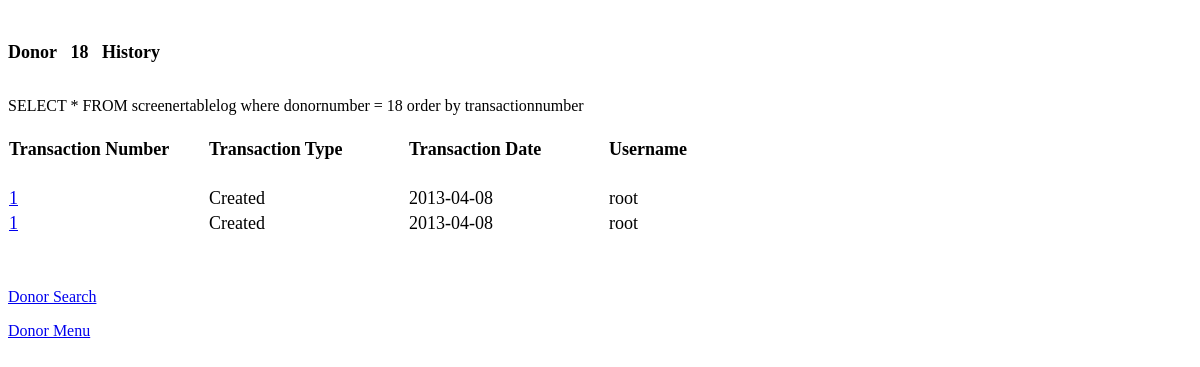
The page /mothersmilk/donor/donorlog.php?dnum=18 on the database as committed earlier.
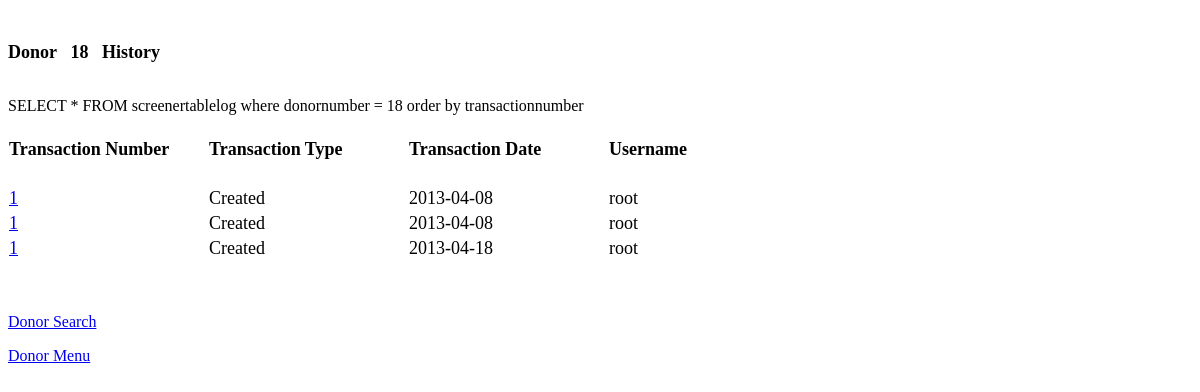
The same page on the database as committed later.
### tables this page shows
CREATE TABLE IF NOT EXISTS `screenertablelog` (
  `lastname` varchar(20) NOT NULL,
  `processnumber` int(11) NOT NULL,
  `dairyfree` varchar(4) NOT NULL,
  `apstatus` varchar(15) NOT NULL COMMENT 'application status',
  `dnrapdate` date NOT NULL COMMENT 'Donor  Application  Date (Call Date)',
  `donornumber` int(10) unsigned NOT NULL COMMENT 'donor number',
  `address` varchar(20) NOT NULL,
  `city` varchar(20) NOT NULL,
  `state` varchar(20) NOT NULL,
  `zip` int(10) unsigned NOT NULL,
  `country` varchar(15) NOT NULL,
  `homephone` int(10) unsigned NOT NULL,
  `cellphone` int(10) unsigned NOT NULL,
  `babysname` varchar(20) NOT NULL COMMENT 'Baby''s Name',
  `email` varchar(30) NOT NULL COMMENT 'email address',
  `firstname` varchar(20) NOT NULL,
  `middlename` varchar(20) NOT NULL,
  `babysdob` date NOT NULL COMMENT 'Baby''s date of birth',
  `babystatus` varchar(15) NOT NULL,
  `referral` varchar(20) NOT NULL COMMENT 'How donor was referred',
  `donateamount` int(11) NOT NULL,
  `donatecommit` varchar(3) NOT NULL,
  `storefrom` varchar(15) NOT NULL,
  `milkcommit` varchar(4) NOT NULL,
  `herbs` varchar(25) NOT NULL,
  `alcohol` varchar(25) NOT NULL,
  `transfusion` varchar(4) NOT NULL,
  `createdby` varchar(20) NOT NULL,
  `lastedit` varchar(20) NOT NULL,
  `lasteditdate` date NOT NULL,
  `donorpacket` varchar(10) NOT NULL,
  `donorcomment` varchar(128) NOT NULL COMMENT 'Comments',
  `transactionnumber` int(11) NOT NULL,
  `transactiontype` varchar(8) NOT NULL,
  `transactiondate` date NOT NULL,
  `username` varchar(20) NOT NULL,
  `organization` varchar(15) NOT NULL,
  `rxbcdate` varchar(45) NOT NULL,
  `smoke` varchar(25) NOT NULL,
  `organizationother` varchar(45) NOT NULL,
  `rxbcchoose` varchar(5) NOT NULL,
  `herbschoose` varchar(5) NOT NULL,
  `alcoholchoose` varchar(5) NOT NULL,
  `ivDrug` varchar(5) NOT NULL,
  `transfusionchoose` varchar(5) NOT NULL,
  `workchoose` varchar(5) NOT NULL,
  `work` varchar(15) NOT NULL,
  `determinechoose` varchar(25) NOT NULL,
  `determine` varchar(15) NOT NULL,
  `heptest` varchar(5) NOT NULL,
  `tattooschoose` varchar(5) NOT NULL,
  `tattoos` varchar(15) NOT NULL,
  `hivtest` varchar(5) NOT NULL,
  `tbtest` varchar(5) NOT NULL,
  `tbtreat` varchar(5) NOT NULL,
  `herpeschoose` varchar(5) NOT NULL,
  `herpes` varchar(15) NOT NULL,
  `hemophilia` varchar(5) NOT NULL,
  `hormones` varchar(5) NOT NULL,
  `ukmoschoose` varchar(5) NOT NULL,
  `ukmos` varchar(15) NOT NULL,
  `eurochoose` varchar(5) NOT NULL,
  `euro` varchar(15) NOT NULL,
  `processflag` varchar(5) NOT NULL,
  `donorpacketbymail` varchar(3) NOT NULL,
  `donorpacketbyemail` varchar(3) NOT NULL,
  `donorpacketbyfax` varchar(3) NOT NULL,
  `datesentpacket` varchar(10) NOT NULL,
  `staffinitdatesentpacket` varchar(5) NOT NULL,
  `datereceivedpacket` varchar(10) NOT NULL,
  `staffinitdatereceivedpacket` varchar(5) NOT NULL,
  `pedifaxneeded` varchar(3) NOT NULL,
  `datesentpedi` varchar(10) NOT NULL,
  `staffinitdatesentpedi` varchar(5) NOT NULL,
  `datereceivedpedi` varchar(10) NOT NULL,
  `staffinitdatereceivedpedi` varchar(5) NOT NULL,
  `obfaxneeded` varchar(3) NOT NULL,
  `datesentob` varchar(10) NOT NULL,
  `staffinitdatesentob` varchar(5) NOT NULL,
  `datereceivedob` varchar(10) NOT NULL,
  `staffinitdatereceivedob` varchar(10) NOT NULL,
  `other` text NOT NULL,
  `datesentother` varchar(10) NOT NULL,
  `staffinitdatesentother` varchar(5) NOT NULL,
  `datereceivedother` varchar(10) NOT NULL,
  `staffinitdatereceivedother` varchar(5) NOT NULL,
  `datepacketreview` varchar(10) NOT NULL,
  `packetreviewstatus` varchar(10) NOT NULL,
  `staffinitpacketreview` varchar(5) NOT NULL,
  `q1` varchar(3) NOT NULL,
  `q2` varchar(3) NOT NULL,
  `q3` varchar(3) NOT NULL,
  `q4` varchar(3) NOT NULL,
  `q5` varchar(3) NOT NULL,
  `q6` varchar(3) NOT NULL,
  `q7` varchar(3) NOT NULL,
  `q8` varchar(3) NOT NULL,
  `q9` varchar(3) NOT NULL,
  `q10` varchar(3) NOT NULL,
  `q11` varchar(10) NOT NULL,
  `q12` varchar(3) NOT NULL,
  `q13` varchar(3) NOT NULL,
  `q14` varchar(10) NOT NULL,
  `q15` varchar(3) NOT NULL,
  `q16` varchar(3) NOT NULL,
  `q17` varchar(3) NOT NULL,
  `q18` varchar(3) NOT NULL,
  `q19` varchar(3) NOT NULL,
  `q20` varchar(3) NOT NULL,
  `q21` varchar(3) NOT NULL,
  `q22` varchar(3) NOT NULL,
  `q23` varchar(3) NOT NULL,
  `q24` varchar(3) NOT NULL,
  `q25` varchar(3) NOT NULL,
  `q26` varchar(3) NOT NULL,
  `q27` varchar(3) NOT NULL,
  `q28` varchar(3) NOT NULL,
  `q29` varchar(3) NOT NULL,
  `q30` varchar(3) NOT NULL,
  `q31` varchar(3) NOT NULL,
  `q32` varchar(3) NOT NULL,
  `q33` varchar(3) NOT NULL,
  `q34` varchar(3) NOT NULL,
  `q35` varchar(3) NOT NULL,
  `q36` varchar(3) NOT NULL,
  `q37` varchar(3) NOT NULL,
  `q38` varchar(3) NOT NULL,
  `q39` varchar(3) NOT NULL,
  `q40` varchar(3) NOT NULL,
  `q41` varchar(3) NOT NULL,
  `q42` varchar(3) NOT NULL,
  `q43` varchar(3) NOT NULL,
  `q44` varchar(3) NOT NULL,
  `q45` varchar(3) NOT NULL,
  `q46` text NOT NULL,
  `q47` varchar(3) NOT NULL,
  `q48` varchar(3) NOT NULL,
  `q49` varchar(3) NOT NULL,
  `bq1` varchar(3) NOT NULL,
  `bq2` varchar(3) NOT NULL,
  `bq3` varchar(3) NOT NULL,
  `bq4` varchar(3) NOT NULL,
  `bq5` varchar(3) NOT NULL,
  `bq6` varchar(3) NOT NULL,
  `reg` varchar(7) NOT NULL,
  `dfree` varchar(7) NOT NULL,
  `veg` varchar(7) NOT NULL,
  `vegan` varchar(7) NOT NULL,
  `others` varchar(7) NOT NULL
);

### mothersmilk/donor/donorlog.php (the view, shortened to what this page needs)
<!DOCTYPE HTML PUBLIC "-//W3C//DTD HTML 4.0 Transitional//EN">
<HTML>
<HEAD>
</HEAD>
<BODY LANG="en-US" DIR="LTR">
<P>
<?php
$dnum = $_GET["dnum"];
$con = mysql_connect("localhost",$_SESSION["uname"],$_SESSION["pwd"]);
echo "<br>";
echo  "<P><FONT SIZE=4><B>Donor&nbsp;&nbsp;&nbsp;" . $dnum .  "&nbsp;&nbsp;&nbsp;History</B></FONT></P>";
$sql   = "SELECT * FROM screenertablelog where donornumber =  $dnum order by transactionnumber";
echo $sql;
$result = mysql_query($sql, $con);
echo "<TABLE FRAME=VOID CELLSPACING=0 COLS=4 RULES=NONE BORDER=0>\n";
echo "	<COLGROUP><COL WIDTH=200><COL WIDTH=200><COL WIDTH=200><COL WIDTH=230></COLGROUP>\n";
echo "	<TBODY>\n";
echo "		<TR>\n";
echo "			<TD WIDTH=155 HEIGHT=33 ALIGN=LEFT><B><FONT SIZE=4>Transaction Number</FONT></B></TD>\n";
echo "			<TD WIDTH=173 ALIGN=LEFT><B><FONT SIZE=4>Transaction Type</FONT></B></TD>\n";
echo "			<TD WIDTH=176 ALIGN=LEFT><B><FONT SIZE=4>Transaction Date</FONT></B></TD>\n";
echo "			<TD WIDTH=219 ALIGN=LEFT><B><FONT SIZE=4>Username</FONT></B></TD>\n";
echo "		</TR>\n";
echo "		<TR>\n";
echo "			<TD HEIGHT=17 ALIGN=LEFT><BR></TD>\n";
echo "			<TD ALIGN=LEFT><BR></TD>\n";
echo "			<TD ALIGN=LEFT><BR></TD>\n";
echo "			<TD ALIGN=LEFT><BR></TD>\n";
echo "		</TR>\n";
while ($row = mysql_fetch_assoc($result))
   {
       $transactionnumber=$row['transactionnumber'];
       $transactiontype=$row['transactiontype'];
       $transactiondate=$row['transactiondate'];
       $username=$row['username'];
       echo "<TR>\n";
       echo "<TD HEIGHT=25 ALIGN=LEFT><FONT SIZE=4><a href=\"./donordsply.php?dnum=$dnum&logtable=1&transactionnumber=$transactionnumber\">$transactionnumber</a></FONT></TD>\n";
       echo "<TD ALIGN=LEFT><FONT SIZE=4>$transactiontype</FONT></TD>\n";
       echo "<TD ALIGN=LEFT><FONT SIZE=4>$transactiondate</FONT></TD>\n";
       echo "<TD ALIGN=LEFT><FONT SIZE=4>$username</FONT></TD>\n";
       echo "</TR>\n";
   }
echo "	</TBODY>\n";
echo "</TABLE>\n";
?>
<P><a href="./donorsearch.php">Donor Search</a></P>
<P><a href="./donormenu.php">Donor Menu</a></P>
</BODY>
</HTML>

Rows that differ between the two databases and show on the page:
added screenertablelog: transactionnumber "1", transactiontype "Created", transactiondate "2013-04-18", username "root"
